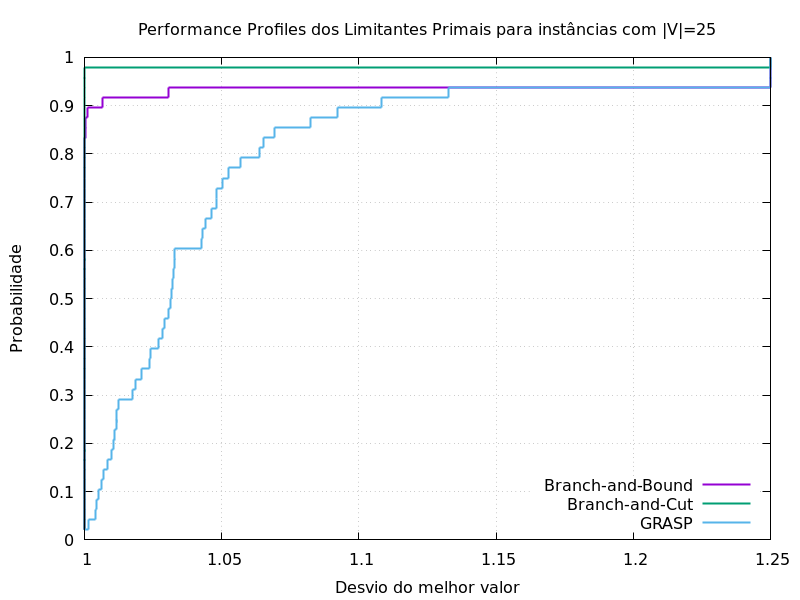

The script that saved this image:
#! /usr/bin/gnuplot
set terminal pngcairo size 800,600
set grid
set output "25-primal.png"
set title "Performance Profiles dos Limitantes Primais para instâncias com |V|=25"
set xlabel "Desvio do melhor valor"
set ylabel "Probabilidade"
set key right bottom
plot "25-primal.csv" using 2:1 with steps linewidth 2 title "Branch-and-Bound", "25-primal.csv" using 3:1 with steps linewidth 2 title "Branch-and-Cut", "25-primal.csv" using 4:1 with steps linewidth 2 title "GRASP"
